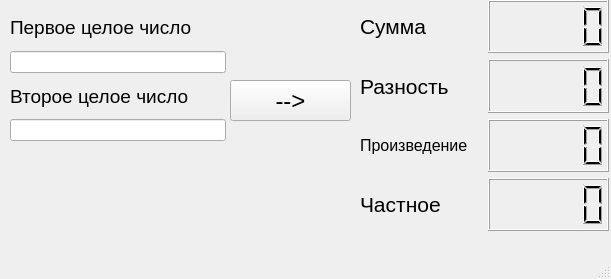
<?xml version="1.0" encoding="UTF-8"?>
<ui version="4.0">
 <class>MainWindow</class>
 <widget class="QMainWindow" name="MainWindow">
  <property name="geometry">
   <rect>
    <x>0</x>
    <y>0</y>
    <width>611</width>
    <height>279</height>
   </rect>
  </property>
  <property name="windowTitle">
   <string>MainWindow</string>
  </property>
  <widget class="QWidget" name="centralwidget">
   <widget class="QPushButton" name="btn">
    <property name="geometry">
     <rect>
      <x>230</x>
      <y>80</y>
      <width>121</width>
      <height>41</height>
     </rect>
    </property>
    <property name="font">
     <font>
      <pointsize>18</pointsize>
     </font>
    </property>
    <property name="text">
     <string>--&gt;</string>
    </property>
   </widget>
   <widget class="QWidget" name="layoutWidget">
    <property name="geometry">
     <rect>
      <x>360</x>
      <y>0</y>
      <width>249</width>
      <height>231</height>
     </rect>
    </property>
    <layout class="QGridLayout" name="gridLayout">
     <item row="0" column="0">
      <widget class="QLabel" name="zz3">
       <property name="font">
        <font>
         <pointsize>16</pointsize>
        </font>
       </property>
       <property name="text">
        <string>Сумма</string>
       </property>
      </widget>
     </item>
     <item row="0" column="1">
      <widget class="QLCDNumber" name="composition"/>
     </item>
     <item row="1" column="0">
      <widget class="QLabel" name="zz2">
       <property name="font">
        <font>
         <pointsize>16</pointsize>
        </font>
       </property>
       <property name="text">
        <string>Разность</string>
       </property>
      </widget>
     </item>
     <item row="1" column="1">
      <widget class="QLCDNumber" name="difference"/>
     </item>
     <item row="2" column="0">
      <widget class="QLabel" name="zz1">
       <property name="font">
        <font>
         <pointsize>12</pointsize>
        </font>
       </property>
       <property name="text">
        <string>Произведение</string>
       </property>
      </widget>
     </item>
     <item row="2" column="1">
      <widget class="QLCDNumber" name="multiply"/>
     </item>
     <item row="3" column="0">
      <widget class="QLabel" name="zz">
       <property name="font">
        <font>
         <pointsize>16</pointsize>
        </font>
       </property>
       <property name="text">
        <string>Частное</string>
       </property>
      </widget>
     </item>
     <item row="3" column="1">
      <widget class="QLCDNumber" name="quotient"/>
     </item>
    </layout>
   </widget>
   <widget class="QWidget" name="layoutWidget">
    <property name="geometry">
     <rect>
      <x>10</x>
      <y>10</y>
      <width>216</width>
      <height>131</height>
     </rect>
    </property>
    <layout class="QGridLayout" name="gridLayout_2">
     <item row="0" column="0">
      <widget class="QLabel" name="label">
       <property name="font">
        <font>
         <pointsize>14</pointsize>
        </font>
       </property>
       <property name="text">
        <string>Первое целое число</string>
       </property>
      </widget>
     </item>
     <item row="1" column="0">
      <widget class="QLineEdit" name="number1"/>
     </item>
     <item row="2" column="0">
      <widget class="QLabel" name="label_2">
       <property name="font">
        <font>
         <pointsize>14</pointsize>
        </font>
       </property>
       <property name="text">
        <string>Второе целое число</string>
       </property>
      </widget>
     </item>
     <item row="3" column="0">
      <widget class="QLineEdit" name="number2"/>
     </item>
    </layout>
   </widget>
  </widget>
  <widget class="QMenuBar" name="menubar">
   <property name="geometry">
    <rect>
     <x>0</x>
     <y>0</y>
     <width>611</width>
     <height>26</height>
    </rect>
   </property>
  </widget>
  <widget class="QStatusBar" name="statusbar"/>
 </widget>
 <resources/>
 <connections/>
</ui>
